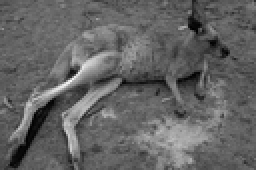
%> input picture assignment1/Codes/kangaroo.pgm, 128 x 85 px, shrunk from 481 x 321 before the run (shown 2 times larger)
$ octave Main.m   (GNU Octave 9; MATLAB toolbox functions it lacks are replaced by stand-ins)
%> lines starting %> are read from the running program, lines starting %| are printed output that depends on the picture
%> the answer given: 2
%> the answer given: 2
%> the answer given: 'kangaroo.pgm'
### assignment1/Codes/edgeDetection.m
function [desimg,desimg2]=edgeDetection(sigma1,sigma2,filename)
%> called with sigma1 = 2, sigma2 = 2, filename = 'kangaroo.pgm'

Initial = imread(filename);
%> Initial is the input picture: size 85x128 uint8; min 0, max 248, mean 99.5
%**************Convert Image to gray scale**************
% Get the number of rows and columns,
% and, most importantly, the number of color channels.
[ori_row, ori_col, numberOfColorChannels] = size(Initial);
%> ori_row = 85; ori_col = 128; numberOfColorChannels = 1
if numberOfColorChannels > 1
    % It's a true color RGB image.  We need to convert to gray scale.
    grayImage = rgb2gray(Initial);
else
    % It's already gray scale.  No need to convert.
    grayImage=Initial;
end

%*****************Gaussian Filter here********************
%******************Matlab Gaussian Filter*************
%sigma1 is from the input
N = 7;
N_row = 2*N+1;

OriImage_noise = imnoise(grayImage,'gaussian'); %??
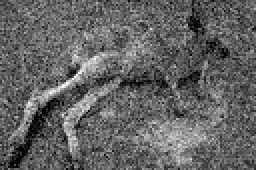
%> OriImage_noise: size 85x128 uint8 (shown 2 times larger); min 0, max 255, mean 99.5

gausFilter = fspecial('gaussian',[N_row N_row],sigma1);      %matlab Gaussian Filter
blur=imfilter(OriImage_noise,gausFilter,'conv');
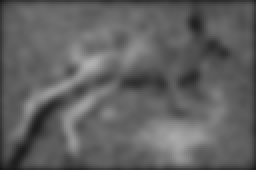
%> blur: size 85x128 uint8 (shown 2 times larger); min 23, max 177, mean 96.8
%***************My original Gaussian Filter*********************
H = [];
for i=1:N_row
    for j=1:N_row
        fenzi=double((i-N-1)^2+(j-N-1)^2);
        H(i,j)=exp(-fenzi/(2*sigma1*sigma1))/(2*pi*(sigma1^2));
    end
end
H=H/sum(H(:));

H2 = [];
for i=1:N_row
    for j=1:N_row
        fenzi=double((i-N-1)^2+(j-N-1)^2);
        H2(i,j)=exp(-fenzi/(2*sigma2*sigma2))/(2*pi*sigma2);
    end
end
H2=H2/sum(H2(:));

desimg=zeros(ori_row,ori_col);            %images after filter
desimg2=zeros(ori_row,ori_col);
midimg=zeros(ori_row+2*N,ori_col+2*N);
for i=1:ori_row
    for j=1:ori_col
        midimg(i+N,j+N)=OriImage_noise(i,j);
    end
end
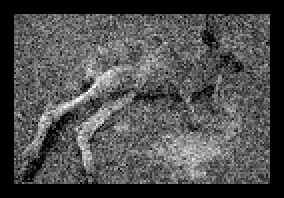
%> midimg: size 99x142 double (shown 2 times larger); min 0, max 255, mean 77

temp=[];
for ai=N+1:ori_row+N
    for aj=N+1:ori_col+N
        temp_row=ai-N;
        temp_col=aj-N;
        temp=0;
        for bi=1:N_row
            for bj=1:N_row
                temp= temp+(midimg(temp_row+bi-1,temp_col+bj-1)*H(bi,bj));
            end
        end
        desimg(temp_row,temp_col)=temp;
    end
end
desimg=uint8(desimg);

temp2=[];
for ai=N+1:ori_row+N
    for aj=N+1:ori_col+N
        temp_row=ai-N;
        temp_col=aj-N;
        temp2=0;
        for bi=1:N_row
            for bj=1:N_row
                temp2= temp2+(midimg(temp_row+bi-1,temp_col+bj-1)*H2(bi,bj));
            end
        end
        desimg2(temp_row,temp_col)=temp2;
    end
end
desimg2=uint8(desimg2);

figure(1);
subplot(3,2,1);imshow(Initial);title('Original Piture');
subplot(3,2,2);imshow(OriImage_noise);title('Noisy Picture');
subplot(3,2,3);imshow(desimg);title('my Gaussian Filter with sigma1');
subplot(3,2,4);imshow(desimg2);title('my Gaussian Filter with sigma2');
subplot(3,2,5);imshow(blur);title('matlab Gaussian Filter with sigma1');

%*************Gradient Computation here***************


%design the sobel model
hx = [-1 -2 -1;0 0 0 ;1 2 1];%vertical gradient model of sobel
hy = hx';                    %horizontal gradient model of sobel

%vertical Gradient
gradx = filter2(hx,desimg,'same');
gradx = abs(gradx); %compute the vertical gradient
%horizontal Gradient
grady = filter2(hy,desimg,'same');
grady = abs(grady); %compute the horizontal gradient
%sobel
grad = gradx + grady;  %get the gradient of the image

gradx2 = filter2(hx,desimg2,'same');
gradx2 = abs(gradx2);
grady2 = filter2(hy,desimg2,'same');
grady2 = abs(grady2);
grad2 = gradx2 + grady2;
% show
figure(2);
subplot(3,2,1);imshow(desimg);title('Original Picture');
subplot(3,2,2);imshow(gradx,[]);title('vertical gradient of sobel ');
subplot(3,2,3);imshow(grady,[]);title('horizontal gradient of sobel');
subplot(3,2,4);imshow(grad,[]);title('gradient of sobel with sigma1');
subplot(3,2,5);imshow(grad2,[]);title('gradient of sobel with sigma2');
%************Perform non-maximum suppression************

### assignment1/Codes/Main.m
close all;
clear all;
clc
prompt1='Please input the first sigma\n';

a=input(prompt1)

prompt2='Please input the second sigma\n';

b=input(prompt2)

prompt3='Please input the fileName, Remember that you should add the quotes to the fileName\n';

c=input(prompt3)

%> (the run ends here)
